Frame 1 (no input): blank canvas, image omitted
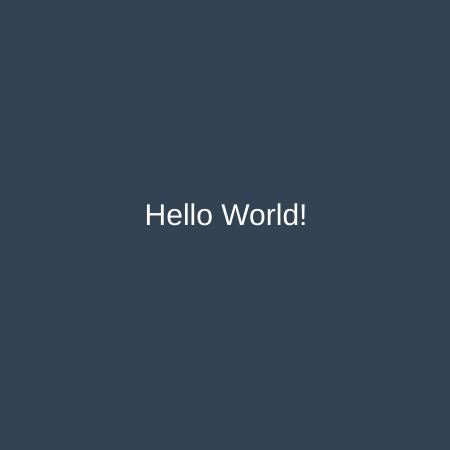
Frame 60 (no input)
Frame 120 (the mouse pressed at the canvas centre since frame 60): identical to frame 60, image omitted

The p5.js sketch that drew this single still picture (run headless with seeded random() and noise() and a simulated clock; from frame 60 on, the mouse is pressed at the canvas centre):

// p5.js sketch
// ── sketch.js
var width;
var height;

// Setup code goes here
function setup() {
  width = 450;
  height = 450;
  createCanvas(width, height);
}

var xpos = -100;
var xSpeed = 25;
// Draw code goes here
function draw() {
  background('#344354');
  fill('white');
  textAlign(CENTER);
  textSize(30);
  text("Hello World!", xpos, height/2);
  if(xpos < 225) {
    xpos += xSpeed;
    if(xSpeed != 2) {
      xSpeed-=1;
    }
  } 
  
}
